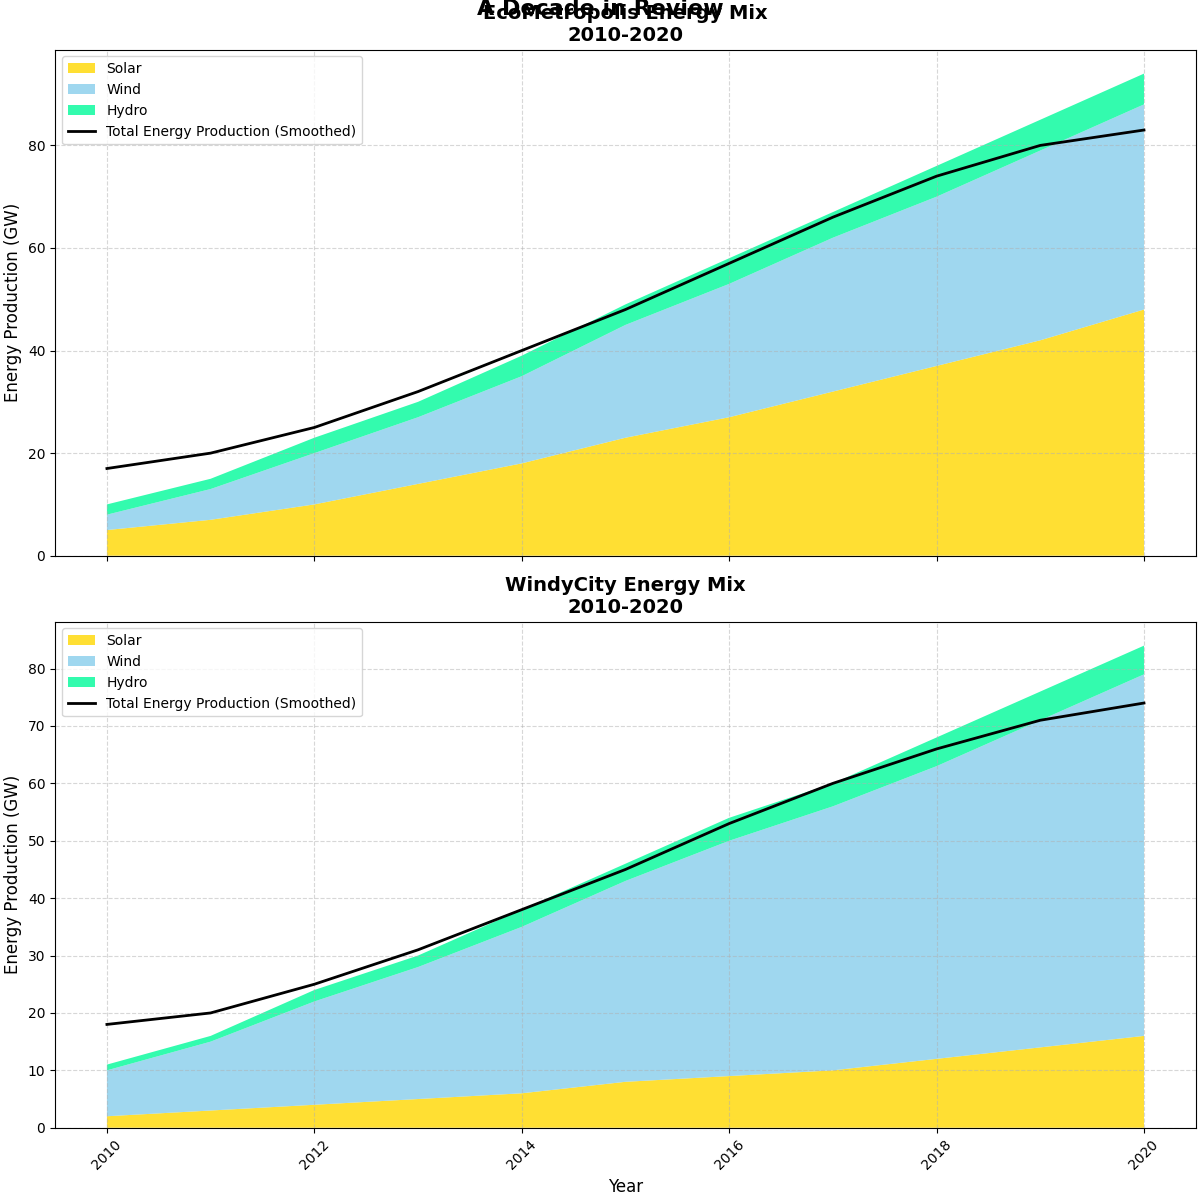

Recreate this plot in Python.
import matplotlib.pyplot as plt
import numpy as np
from scipy.ndimage import gaussian_filter1d

# Data preparation
years = np.arange(2010, 2021)

# EcoMetropolis
solar_eco = np.array([5, 7, 10, 14, 18, 23, 27, 32, 37, 42, 48])
wind_eco = np.array([3, 6, 10, 13, 17, 22, 26, 30, 33, 37, 40])
hydro_eco = np.array([2, 2, 3, 3, 4, 4, 5, 5, 6, 6, 6])
total_eco = solar_eco + wind_eco + hydro_eco

# WindyCity
solar_windycity = np.array([2, 3, 4, 5, 6, 8, 9, 10, 12, 14, 16])
wind_windycity = np.array([8, 12, 18, 23, 29, 35, 41, 46, 51, 57, 63])
hydro_windycity = np.array([1, 1, 2, 2, 3, 3, 4, 4, 5, 5, 5])
total_windycity = solar_windycity + wind_windycity + hydro_windycity

# Smoothing data for line plots
smooth_eco = gaussian_filter1d(total_eco, sigma=2)
smooth_windycity = gaussian_filter1d(total_windycity, sigma=2)

# Plotting the Area Chart with Line Overlay
fig, ax = plt.subplots(2, 1, figsize=(12, 12), sharex=True, constrained_layout=True)

# Plot for EcoMetropolis
ax[0].stackplot(years, solar_eco, wind_eco, hydro_eco, labels=['Solar', 'Wind', 'Hydro'], colors=['#FFD700', '#87CEEB', '#00FA9A'], alpha=0.8)
ax[0].plot(years, smooth_eco, color='black', linestyle='-', linewidth=2, label='Total Energy Production (Smoothed)')
ax[0].set_title('EcoMetropolis Energy Mix\n2010-2020', fontsize=14, weight='bold')
ax[0].set_ylabel('Energy Production (GW)', fontsize=12)
ax[0].legend(loc='upper left', fontsize=10)
ax[0].grid(True, linestyle='--', alpha=0.5)

# Plot for WindyCity
ax[1].stackplot(years, solar_windycity, wind_windycity, hydro_windycity, labels=['Solar', 'Wind', 'Hydro'], colors=['#FFD700', '#87CEEB', '#00FA9A'], alpha=0.8)
ax[1].plot(years, smooth_windycity, color='black', linestyle='-', linewidth=2, label='Total Energy Production (Smoothed)')
ax[1].set_title('WindyCity Energy Mix\n2010-2020', fontsize=14, weight='bold')
ax[1].set_xlabel('Year', fontsize=12)
ax[1].set_ylabel('Energy Production (GW)', fontsize=12)
ax[1].legend(loc='upper left', fontsize=10)
ax[1].grid(True, linestyle='--', alpha=0.5)

# Adjusting tick parameters
for axis in ax:
    axis.tick_params(axis='x', labelrotation=45)
    axis.xaxis.set_major_locator(plt.MaxNLocator(integer=True))

plt.suptitle('Renewable Energy Adoption in Futurist Cities:\nA Decade in Review', fontsize=16, weight='bold', y=1.02)

plt.show()
